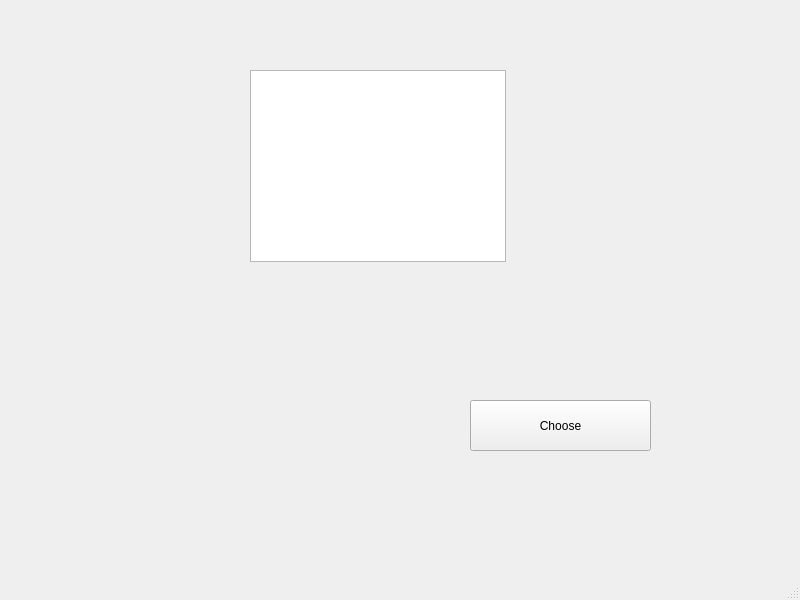
<?xml version="1.0" encoding="UTF-8"?>
<ui version="4.0">
 <class>PRa_choice_window</class>
 <widget class="QMainWindow" name="PRa_choice_window">
  <property name="geometry">
   <rect>
    <x>0</x>
    <y>0</y>
    <width>800</width>
    <height>600</height>
   </rect>
  </property>
  <property name="windowTitle">
   <string>PRa_choice_window</string>
  </property>
  <widget class="QWidget" name="centralwidget">
   <widget class="QTableWidget" name="PRa_table">
    <property name="geometry">
     <rect>
      <x>250</x>
      <y>70</y>
      <width>256</width>
      <height>192</height>
     </rect>
    </property>
   </widget>
   <widget class="QPushButton" name="submit_PRa_btn">
    <property name="geometry">
     <rect>
      <x>470</x>
      <y>400</y>
      <width>181</width>
      <height>51</height>
     </rect>
    </property>
    <property name="text">
     <string>Choose</string>
    </property>
   </widget>
  </widget>
  <widget class="QMenuBar" name="menubar">
   <property name="geometry">
    <rect>
     <x>0</x>
     <y>0</y>
     <width>800</width>
     <height>26</height>
    </rect>
   </property>
  </widget>
  <widget class="QStatusBar" name="statusbar"/>
 </widget>
 <resources/>
 <connections/>
</ui>
